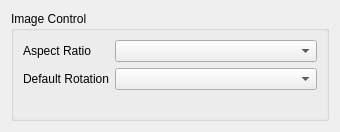
<?xml version="1.0" encoding="UTF-8"?>
<ui version="4.0">
 <class>LegacyImageControlWidget</class>
 <widget class="QWidget" name="LegacyImageControlWidget">
  <property name="geometry">
   <rect>
    <x>0</x>
    <y>0</y>
    <width>340</width>
    <height>132</height>
   </rect>
  </property>
  <layout class="QVBoxLayout" name="verticalLayout">
   <item>
    <widget class="QGroupBox" name="imageControlGroupBox">
     <property name="title">
      <string>Image Control</string>
     </property>
     <property name="flat">
      <bool>true</bool>
     </property>
     <layout class="QFormLayout" name="formLayout">
      <item row="0" column="0">
       <widget class="QLabel" name="aspectRatioLabel">
        <property name="text">
         <string>Aspect Ratio</string>
        </property>
        <property name="alignment">
         <set>Qt::AlignRight|Qt::AlignTrailing|Qt::AlignVCenter</set>
        </property>
       </widget>
      </item>
      <item row="0" column="1">
       <widget class="QComboBox" name="aspectRatioComboBox"/>
      </item>
      <item row="1" column="0">
       <widget class="QLabel" name="rotationLabel">
        <property name="text">
         <string>Default Rotation</string>
        </property>
        <property name="alignment">
         <set>Qt::AlignRight|Qt::AlignTrailing|Qt::AlignVCenter</set>
        </property>
       </widget>
      </item>
      <item row="1" column="1">
       <widget class="QComboBox" name="rotationComboBox"/>
      </item>
     </layout>
    </widget>
   </item>
  </layout>
 </widget>
 <resources/>
 <connections/>
</ui>
